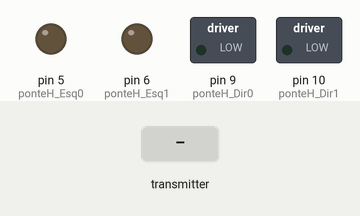
Recording of a sketch running on a simulated Arduino Uno, built with avr-gcc and run on an emulated ATmega328P. Shown: switched loads named in the sketch (green lamp = pin HIGH), output pins drawn as LEDs (lit = HIGH). Inputs (shaded band) come from the test bench. No radio packets arrive unless stated; what the sketch prints to the serial monitor is not drawn.

Above: at 1.2 s.
1.3 s: the transmitter starts sending joystick.0 = 0
At 2.2 s:
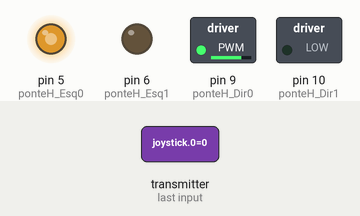
2.9 s: the transmitter starts sending joystick.1 = 512
At 4.2 s:
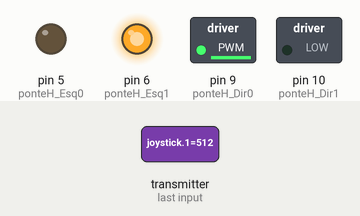
4.6 s: the transmitter starts sending joystick.0 = 1023
At 5.9 s:
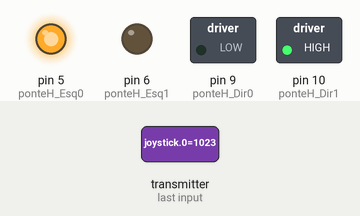
6.2 s: the transmitter starts sending joystick.1 = 0
At 6.9 s:
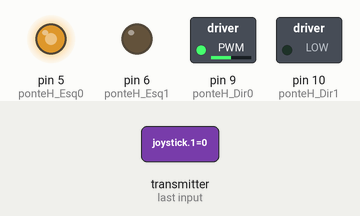
7.9 s: the transmitter starts sending joystick.0 = 256
At 9.2 s:
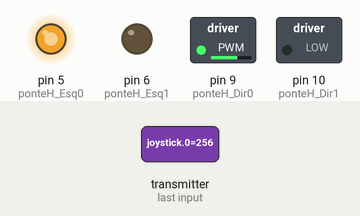
9.6 s: the transmitter starts sending joystick.1 = 1023
At 10.1 s:
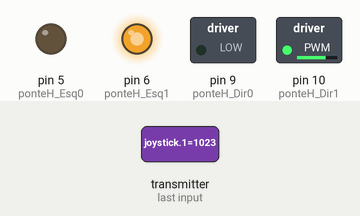
Timing chart, 0 to 12.3 s (numbered marks = the images above; inputs shaded):
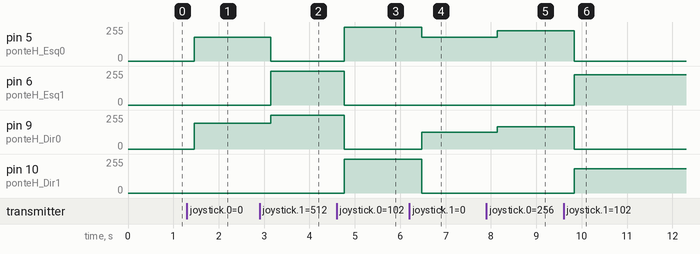

Measured:
- after the input at 1.3 s, pin 5 (ponteH_Esq0): 0/255 → 180/255 after 0.16 s; pin 9 (ponteH_Dir0): 0/255 → 192/255 after 0.16 s
- after the input at 2.9 s, pin 5 (ponteH_Esq0): 180/255 → 0/255 after 0.24 s; pin 6 (ponteH_Esq1): 0/255 → 254/255 after 0.24 s; pin 9 (ponteH_Dir0): 192/255 → 254/255 after 0.24 s
- after the input at 4.6 s, pin 5 (ponteH_Esq0), pin 10 (ponteH_Dir1): 0/255 → 255/255 after 0.16 s; pin 6 (ponteH_Esq1), pin 9 (ponteH_Dir0): 254/255 → 0/255 after 0.16 s
- after the input at 6.2 s, pin 5 (ponteH_Esq0): 255/255 → 180/255 after 0.28 s; pin 9 (ponteH_Dir0): 0/255 → 127/255 after 0.28 s; pin 10 (ponteH_Dir1): 255/255 → 0/255 after 0.28 s
- after the input at 7.9 s, pin 5 (ponteH_Esq0): 180/255 → 227/255 after 0.24 s; pin 9 (ponteH_Dir0): 127/255 → 166/255 after 0.24 s
- after the input at 9.6 s, pin 5 (ponteH_Esq0): 227/255 → 0/255 after 0.23 s; pin 6 (ponteH_Esq1): 0/255 → 228/255 after 0.23 s; pin 9 (ponteH_Dir0): 166/255 → 0/255 after 0.23 s; pin 10 (ponteH_Dir1): 0/255 → 182/255 after 0.23 s

The sketch:

Unidade_Movel.ino
```cpp
#include <math.h>
#include <SPI.h>
#include "nRF24L01.h"
#include "RF24.h"
int joystick[2];
RF24 radio(7,8);
const uint64_t pipe = 0xE8E8F0F0E1LL;


double arctan = 0.0;
double angulo = 0;
double axisX = 0.0;
double axisY = 0.0;
double potX = 0.0;
double potY = 0.0;
double Yquadrado = 0;
double Xquadrado = 0;
double somaXY = 0;

double ex = 2;
int ponteH_Dir0 = 9;
int ponteH_Dir1 = 10;

int ponteH_Esq0 = 5;
int ponteH_Esq1 = 6;

double motorDirPWM = 0;
double motorEsqPWM = 0;
double motorDir_DT_Cycle =0;
double motorEsq_DT_Cycle=0;
double senoangulo = 0;
double seno = 0;

//ponteH: 0 e 1(LSB) = motor gira sentido horario
//        1 e 0 LSB) = motor gira sentido anti-horario
//        1 e 1(LSB)= motor trava
//        0 e 0(LSB)= motor para sem travamento
void setup(){

pinMode (ponteH_Dir0, OUTPUT);
pinMode (ponteH_Dir1, OUTPUT);

pinMode (ponteH_Esq0, OUTPUT);
pinMode (ponteH_Esq1, OUTPUT);


Serial.begin(9600);
  radio.begin();
  radio.openReadingPipe(1,pipe);
  radio.startListening();

}//fecha void setup


void loop(){


  if ( radio.available() )
  {
    // Dump the payloads until we've gotten everything
    bool done = false;
    while (!done)
    {
      // Fetch the payload, and see if this was the last one.
      done = radio.read( joystick, sizeof(joystick) );
      double potX = (joystick[0]);
      double potY = (joystick[1]);
      if (potX==0)potX=1;
      if(potX==1023)potX=1024;
      if (potY==0)potY=1;
      if(potY==1023)potY=1024;

      double axisX = (potX - 512);
      if(axisX>512) axisX=512;
      if(axisX<-512) axisX=-512;
      double axisY = (potY - 512);
      if(axisY>512) axisY=512;
      if(axisY<-512) axisY=-512;

      double arctan = atan2 (axisY, axisX);
      double angulo = (arctan*180)/3.141592;
      if (angulo==0)angulo=1;
      double Yquadrado = pow(axisX,2);
      double Xquadrado = pow(axisY,2);
      double somaXY = Yquadrado+Xquadrado;
      double vetor = sqrt(somaXY);
      if (vetor>512) vetor=512;
      double seno = sin(arctan);
     double coss = cos(arctan);

      Serial.print("angulacao:");
      Serial.print(angulo);
      Serial.print("\tEixo X");
      Serial.print(axisX);
      Serial.print("\tEixo Y");
      Serial.print(axisY);

 if (vetor<100)//coordenada de giro horario
            {

              motorDirPWM = (vetor/512)*255;
              motorEsqPWM = (vetor/512)*255;
              motorDir_DT_Cycle = (motorDirPWM/255)*100;
              motorEsq_DT_Cycle = (motorEsqPWM/255)*100;
              Serial.println("\t PARADO");


              digitalWrite(ponteH_Dir0,LOW);
              digitalWrite(ponteH_Dir1,LOW);
              digitalWrite(ponteH_Esq0,LOW);
              digitalWrite(ponteH_Esq1,LOW);
            }else
      if ((angulo>=-20) && (angulo<20))//coordenada de giro horario
            {

              motorDirPWM = (vetor/512)*255;
              motorEsqPWM = (vetor/512)*255;
              motorDir_DT_Cycle = (motorDirPWM/255)*100;
              motorEsq_DT_Cycle = (motorEsqPWM/255)*100;
              Serial.print("\t Vetor");
              Serial.print(vetor);
              Serial.print("\t HORARIO ");
              Serial.print("\t PWM Dir:");
               Serial.print(motorDirPWM);
              Serial.print("\t Potencia Dir:");
              Serial.print(motorDir_DT_Cycle);
              Serial.print("\t PWM Esq:");
              Serial.print(motorEsqPWM);
              Serial.print("\t Potencia Esq:");
              Serial.println(motorEsq_DT_Cycle);

              digitalWrite(ponteH_Dir0,LOW);
              analogWrite(ponteH_Dir1,motorDirPWM);
              analogWrite(ponteH_Esq0,motorEsqPWM);
              digitalWrite(ponteH_Esq1,LOW);
            }else


                  if ((angulo<=80) && (angulo>=20))//coordenada de curva no quadrante I
                  {

                    motorDirPWM = ((vetor/512)*(angulo/90))*255;
                    motorEsqPWM = ((vetor/512)*seno)*255;
                    motorDir_DT_Cycle = (motorDirPWM/255)*100;
                    motorEsq_DT_Cycle = (motorEsqPWM/255)*100;
                    Serial.print("\t Vetor");
                    Serial.print(vetor);
                    Serial.print("\t QUADRANTE I ");
                    Serial.print("\t PWM Dir:");
                     Serial.print(motorDirPWM);
                    Serial.print("\t Potencia Dir:");
                    Serial.print(motorDir_DT_Cycle);
                    Serial.print("\t PWM Esq:");
                    Serial.print(motorEsqPWM);
                    Serial.print("\t Potencia Esq:");
                    Serial.println(motorEsq_DT_Cycle);

                    digitalWrite(ponteH_Dir0,LOW);
                    analogWrite(ponteH_Dir1,motorDirPWM);
                    digitalWrite(ponteH_Esq0,LOW);
                   analogWrite(ponteH_Esq1,motorEsqPWM);


                    }else
                          if ((angulo>80) && (angulo<100))//potencia a frente
                          {
                           motorDirPWM = ((vetor/512))*255;
                            motorEsqPWM = motorDirPWM;
                            motorDir_DT_Cycle = (motorDirPWM/255)*100;
                            motorEsq_DT_Cycle = (motorEsqPWM/255)*100;
                            Serial.print("\t Vetor");
                            Serial.print(vetor);
                            Serial.print("\t FRENTE ");
                            Serial.print("\t PWM Dir:");
                             Serial.print(motorDirPWM);
                            Serial.print("\t Potencia Dir:");
                            Serial.print(motorDir_DT_Cycle);
                            Serial.print("\t PWM Esq:");
                            Serial.print(motorEsqPWM);
                            Serial.print("\t Potencia Esq:");
                            Serial.println(motorEsq_DT_Cycle);

                            digitalWrite(ponteH_Dir0,LOW);
                            analogWrite(ponteH_Dir1,motorDirPWM);
                            digitalWrite(ponteH_Esq0,LOW);
                            analogWrite(ponteH_Esq1,motorEsqPWM);
                          }
                          else
                          if ((angulo>=100)&&(angulo<160))//coordenada no quadrante II
                          {
                            motorDirPWM = ((vetor/512)*((181-angulo)/90)*255);
                            motorEsqPWM = ((vetor/512)*seno)*255;
                            motorDir_DT_Cycle = (motorDirPWM/255)*100;
                            motorEsq_DT_Cycle = (motorEsqPWM/255)*100;
                            Serial.print("\t Vetor");
                            Serial.print(vetor);
                            Serial.print("\t QUADRANTE II ");
                            Serial.print("\t PWM Dir:");
                             Serial.print(motorDirPWM);
                            Serial.print("\t Potencia Dir:");
                            Serial.print(motorDir_DT_Cycle);
                            Serial.print("\t PWM Esq:");
                            Serial.print(motorEsqPWM);
                            Serial.print("\t Potencia Esq:");
                            Serial.println(motorEsq_DT_Cycle);

                            digitalWrite(ponteH_Dir0,LOW);
                            analogWrite(ponteH_Dir1,motorDirPWM);
                            digitalWrite(ponteH_Esq0,LOW);
                           analogWrite(ponteH_Esq1,motorEsqPWM);


                          }else
                          if ((angulo<=-160)||(angulo>=160))//Giro sentido antihorario
                          {
                            motorDirPWM = (vetor/512)*255;
                            motorEsqPWM = (vetor/512)*255;
                            motorDir_DT_Cycle = (motorDirPWM/255)*100;
                            motorEsq_DT_Cycle = (motorEsqPWM/255)*100;
                            Serial.print("\t Vetor");
                            Serial.print(vetor);
                            Serial.print("\t ANTIHORARIO ");
                            Serial.print("\t PWM Dir:");
                            Serial.print(motorDirPWM);
                            Serial.print("\t Potencia Dir:");
                            Serial.print(motorDir_DT_Cycle);
                            Serial.print("\t PWM Esq:");
                            Serial.print(motorEsqPWM);
                            Serial.print("\t Potencia Esq:");
                            Serial.println(motorEsq_DT_Cycle);

                            analogWrite(ponteH_Dir0,motorDirPWM);
                            digitalWrite(ponteH_Dir1,LOW);
                            digitalWrite(ponteH_Esq0,LOW);
                          analogWrite(ponteH_Esq1,motorEsqPWM);
                          }else
                          if ((angulo>-160)&&(angulo<-100))//quadrante III
                            {
                              motorDirPWM = ((vetor/512)*((angulo-1)/-180)*255);
                            motorEsqPWM = ((vetor/512)*-1*seno)*255;
                            motorDir_DT_Cycle = (motorDirPWM/255)*100;
                            motorEsq_DT_Cycle = (motorEsqPWM/255)*100;
                            Serial.print("\t Vetor");
                            Serial.print(vetor);
                            Serial.print("\t QUADRANTE III ");
                            Serial.print("\t PWM Dir:");
                             Serial.print(motorDirPWM);
                            Serial.print("\t Potencia Dir:");
                            Serial.print(motorDir_DT_Cycle);
                            Serial.print("\t PWM Esq:");
                            Serial.print(motorEsqPWM);
                            Serial.print("\t Potencia Esq:");
                            Serial.println(motorEsq_DT_Cycle);

                            analogWrite(ponteH_Dir0,motorDirPWM);
                            digitalWrite(ponteH_Dir1,LOW);
                           analogWrite(ponteH_Esq0,motorEsqPWM);
                            digitalWrite(ponteH_Esq1,LOW);

                                }else
                                  if ((angulo>=-100) && (angulo<-80))//potencia para trás
                                    {
                                      motorDirPWM = ((vetor/512))*255;
                                      motorEsqPWM = motorDirPWM;
                                      motorDir_DT_Cycle = (motorDirPWM/255)*100;
                                      motorEsq_DT_Cycle = (motorEsqPWM/255)*100;
                                      Serial.print("\t Vetor");
                                      Serial.print(vetor);
                                      Serial.print("\t MARCHA RÉ ");
                                      Serial.print("\t PWM Dir:");
                                       Serial.print(motorDirPWM);
                                      Serial.print("\t Potencia Dir:");
                                      Serial.print(motorDir_DT_Cycle);
                                      Serial.print("\t PWM Esq:");
                                      Serial.print(motorEsqPWM);
                                      Serial.print("\t Potencia Esq:");
                                      Serial.println(motorEsq_DT_Cycle);

                                      analogWrite(ponteH_Dir0,motorDirPWM);
                                      digitalWrite(ponteH_Dir1,LOW);
                                      analogWrite(ponteH_Esq0,motorEsqPWM);
                                      digitalWrite(ponteH_Esq1,LOW);

                                            }else
                                            if ((angulo>=-80) && (angulo<-20))//quadrante IV
                                            {
                                            motorDirPWM = ((vetor/512)*(((90-(-1*angulo))/90)))*255;
                                            motorEsqPWM = ((vetor/512)*-1*seno)*255;
                                            motorDir_DT_Cycle = (motorDirPWM/255)*100;
                                            motorEsq_DT_Cycle = (motorEsqPWM/255)*100;
                                            Serial.print("\t Vetor");
                                            Serial.print(vetor);
                                            Serial.print("\t QUADRANTE IV ");
                                            Serial.print("\t PWM Dir:");
                                             Serial.print(motorDirPWM);
                                            Serial.print("\t Potencia Dir:");
                                            Serial.print(motorDir_DT_Cycle);
                                            Serial.print("\t PWM Esq:");
                                            Serial.print(motorEsqPWM);
                                            Serial.print("\t Potencia Esq:");
                                            Serial.println(motorEsq_DT_Cycle);

                                            analogWrite(ponteH_Dir0,motorDirPWM);
                                            digitalWrite(ponteH_Dir1,LOW);
                                            analogWrite(ponteH_Esq0,motorEsqPWM);
                                            digitalWrite(ponteH_Esq1,LOW);
                      }
  }
  }
  else
  {
    Serial.println("SEM TRANSMISSAO");
              digitalWrite(ponteH_Dir0,LOW);
              digitalWrite(ponteH_Dir1,LOW);
              digitalWrite(ponteH_Esq0,LOW);
              digitalWrite(ponteH_Esq1,LOW);
  }


  }
```
